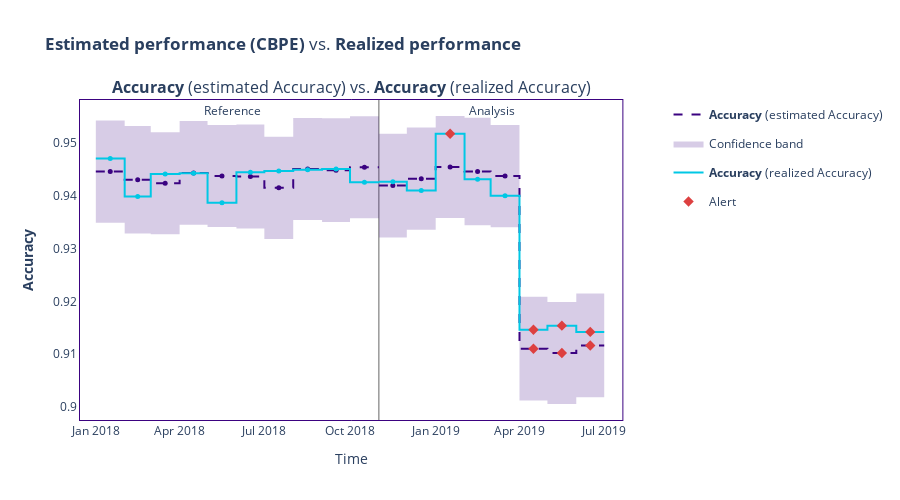
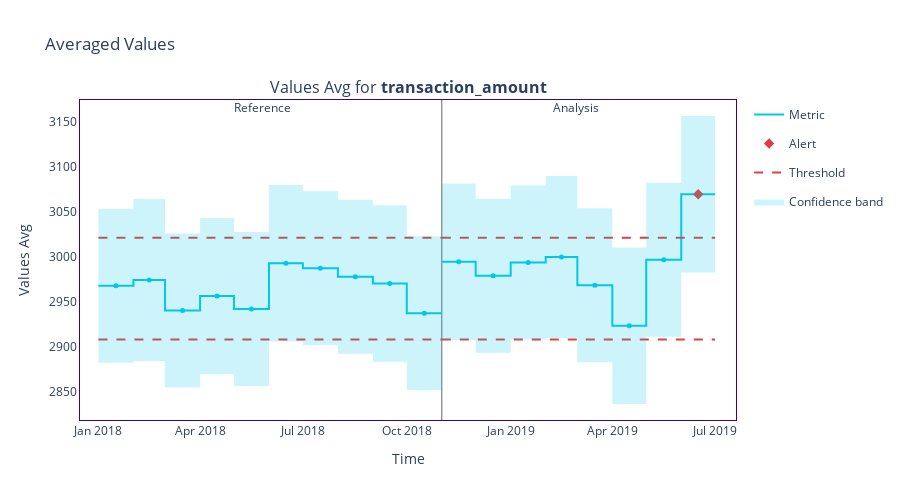

Here is the notebook cell these charts were saved with, in order:
### Code cell
# Start coding here
# Use as many cells as you need
# Import required libraries
import pandas as pd
import nannyml as nml
nml.disable_usage_logging()

reference = pd.read_csv("reference.csv")
analysis = pd.read_csv("analysis.csv")

## Identifing the months when both the estimated and realized ROC AUC of the model have alerts. Store the names of these months as lowercase strings in a list named months_with_performance_alerts. 

# Get the estimated performance using CBPE algorithm
cbpe = nml.CBPE(
    timestamp_column_name="timestamp",
    y_true="is_fraud",
    y_pred="predicted_fraud",
    y_pred_proba="predicted_fraud_proba",
    problem_type="classification_binary",
    metrics=["accuracy"],
    chunk_period="m"
)

cbpe.fit(reference)
est_results = cbpe.estimate(analysis)

# Calculate the realized performance
calculator = nml.PerformanceCalculator(
    y_true="is_fraud",
    y_pred="predicted_fraud",
    y_pred_proba="predicted_fraud_proba",
    timestamp_column_name="timestamp",
    metrics=["accuracy"],
    chunk_period="m",
    problem_type="classification_binary",
)
calculator = calculator.fit(reference)
calc_results = calculator.calculate(analysis)

# Compare the results and find the months with alerts
est_results.compare(calc_results).plot().show()
months_with_performance_alerts = ["april_2019", "may_2019", "june_2019"]
print(months_with_performance_alerts)

## Determining which alerting feature has the strongest correlation with the model’s realized performance. Store the name of this feature in a variable named highest_correlation_feature. 

features = ["time_since_login_min", "transaction_amount",
            "transaction_type", "is_first_transaction", 
            "user_tenure_months"]

# Calculate the univariate drift results
udc = nml.UnivariateDriftCalculator(
    timestamp_column_name="timestamp",
    column_names=features,
    chunk_period="m",
    continuous_methods=["kolmogorov_smirnov"],
    categorical_methods=["chi2"]
)

udc.fit(reference)
udc_results = udc.calculate(analysis)

# Use the correlation ranker
ranker = nml.CorrelationRanker()
ranker.fit(
    calc_results.filter(period="reference"))

correlation_ranked_features = ranker.rank(udc_results, calc_results)

# Find the highest correlating feature
display(correlation_ranked_features)
highest_correlation_feature = "time_since_login_min"
print(highest_correlation_feature)

## Use the summary average statistics calculator to find out what were the monthly average transactions amounts, and if there's any alert. Record this value in a variable called alert_avg_transaction_amount.

# Calculate average monthly transactions
calc = nml.SummaryStatsAvgCalculator(
    column_names=["transaction_amount"],
    chunk_period="m",
    timestamp_column_name="timestamp",
)

calc.fit(reference)
stats_avg_results = calc.calculate(analysis)

# Find the month
stats_avg_results.plot().show()
alert_avg_transaction_amount = 3069.8184
print(alert_avg_transaction_amount)

## Answer to the bonus question
"""
First, I recommend looking at the distribution plots for all features and analyzing them using this command: 
- `univariate_data_drift.filter(column_names=features).plot(kind="distribution")`

Observations:

- time_since_log_min - From April to June, the transactions made within one minute after logging in completely vanished.
- transaction_amount - In May and June, a larger number of transactions appeared. Additionally, as you discovered in the third question, the average transaction value has increased and raised an alert.

Possible explanation: 

Fraudsters may have noticed that early card transactions, when done right after logging in, often led to account blocking. As a result, they began waiting a bit longer before transferring money to their account to avoid detection. Furthermore, they tend to make a single larger transfer instead of many smaller ones, leading to an increase in the average transaction value.
"""

### Figure 1 — Plotly figure (JSON) as saved in the notebook; plotly's stock layout.template omitted (floating-point values rounded to 4 significant figures)
{"data": [{"hoverinfo": "skip", "line": {"color": "#3b0280", "dash": "dash", "shape": "hv", "width": 2}, "mode": "lines", "name": "<b>Accuracy</b> (estimated Accuracy)", "showlegend": true, "x": ["2018-01-01T00:00:00", "2018-02-01T00:00:00", "2018-03-01T00:00:00", "2018-04-01T00:00:00", "2018-05-01T00:00:00", "2018-06-01T00:00:00", "2018-07-01T00:00:00", "2018-08-01T00:00:00", "2018-09-01T00:00:00", "2018-10-01T00:00:00", "2018-10-31T23:59:59.999999"], "xaxis": "x", "y": [0.9446, 0.9431, 0.9424, 0.9443, 0.9437, 0.9437, 0.9415, 0.9451, 0.9449, 0.9454, 0.9454], "yaxis": "y", "type": "scatter"}, {"customdata": [["<b>Accuracy</b> (estimated Accuracy)", "<b style=\"color:#3b0280;line-height:60px\">Reference</b>", "2018-01", "From <b>Jan-01-2018</b> to <b>Jan-31-2018</b>", 0.9446], ["<b>Accuracy</b> (estimated Accuracy)", "<b style=\"color:#3b0280;line-height:60px\">Reference</b>", "2018-02", "From <b>Feb-01-2018</b> to <b>Feb-28-2018</b>", 0.9431], ["<b>Accuracy</b> (estimated Accuracy)", "<b style=\"color:#3b0280;line-height:60px\">Reference</b>", "2018-03", "From <b>Mar-01-2018</b> to <b>Mar-31-2018</b>", 0.9424], ["<b>Accuracy</b> (estimated Accuracy)", "<b style=\"color:#3b0280;line-height:60px\">Reference</b>", "2018-04", "From <b>Apr-01-2018</b> to <b>Apr-30-2018</b>", 0.9443], ["<b>Accuracy</b> (estimated Accuracy)", "<b style=\"color:#3b0280;line-height:60px\">Reference</b>", "2018-05", "From <b>May-01-2018</b> to <b>May-31-2018</b>", 0.9437], ["<b>Accuracy</b> (estimated Accuracy)", "<b style=\"color:#3b0280;line-height:60px\">Reference</b>", "2018-06", "From <b>Jun-01-2018</b> to <b>Jun-30-2018</b>", 0.9437], ["<b>Accuracy</b> (estimated Accuracy)", "<b style=\"color:#3b0280;line-height:60px\">Reference</b>", "2018-07", "From <b>Jul-01-2018</b> to <b>Jul-31-2018</b>", 0.9415], ["<b>Accuracy</b> (estimated Accuracy)", "<b style=\"color:#3b0280;line-height:60px\">Reference</b>", "2018-08", "From <b>Aug-01-2018</b> to <b>Aug-31-2018</b>", 0.9451], ["<b>Accuracy</b> (estimated Accuracy)", "<b style=\"color:#3b0280;line-height:60px\">Reference</b>", "2018-09", "From <b>Sep-01-2018</b> to <b>Sep-30-2018</b>", 0.9449], ["<b>Accuracy</b> (estimated Accuracy)", "<b style=\"color:#3b0280;line-height:60px\">Reference</b>", "2018-10", "From <b>Oct-01-2018</b> to <b>Oct-31-2018</b>", 0.9454]], "hovertemplate": "%{customdata[1]}<br />Chunk: <b>%{customdata[2]}</b> &nbsp; &nbsp; %{customdata[3]} <br />%{customdata[0]}: <b>%{customdata[4]}</b><br /><extra></extra>", "line": {"dash": "dash"}, "marker": {"color": "#3b0280", "size": 5, "symbol": "circle"}, "mode": "markers", "name": "<b>Accuracy</b> (estimated Accuracy)", "showlegend": false, "x": ["2018-01-16T12:00:00", "2018-02-15T00:00:00", "2018-03-16T12:00:00", "2018-04-16T00:00:00", "2018-05-16T12:00:00", "2018-06-16T00:00:00", "2018-07-16T12:00:00", "2018-08-16T12:00:00", "2018-09-16T00:00:00", "2018-10-16T11:59:59.999999"], "xaxis": "x", "y": [0.9446, 0.9431, 0.9424, 0.9443, 0.9437, 0.9437, 0.9415, 0.9451, 0.9449, 0.9454, 0.9454], "yaxis": "y", "type": "scatter"}, {"hoverinfo": "skip", "line": {"color": "rgba(0,0,0,0)", "dash": "dash", "shape": "hv"}, "mode": "lines", "name": "Confidence band", "showlegend": false, "x": ["2018-01-01T00:00:00", "2018-02-01T00:00:00", "2018-03-01T00:00:00", "2018-04-01T00:00:00", "2018-05-01T00:00:00", "2018-06-01T00:00:00", "2018-07-01T00:00:00", "2018-08-01T00:00:00", "2018-09-01T00:00:00", "2018-10-01T00:00:00", "2018-10-31T23:59:59.999999"], "xaxis": "x", "y": [0.9543, 0.9532, 0.952, 0.9542, 0.9534, 0.9535, 0.9512, 0.9548, 0.9547, 0.9551, 0.9551], "yaxis": "y", "type": "scatter"}, {"fill": "tonexty", "fillcolor": "rgba(0.23137254901960785, 0.00784313725490196, 0.5019607843137255, 0.2)", "hoverinfo": "skip", "line": {"color": "rgba(0,0,0,0)", "dash": "dash", "shape": "hv"}, "mode": "lines", "name": "Confidence band", "showlegend": true, "x": ["2018-01-01T00:00:00", "2018-02-01T00:00:00", "2018-03-01T00:00:00", "2018-04-01T00:00:00", "2018-05-01T00:00:00", "2018-06-01T00:00:00", "2018-07-01T00:00:00", "2018-08-01T00:00:00", "2018-09-01T00:00:00", "2018-10-01T00:00:00", "2018-10-31T23:59:59.999999"], "xaxis": "x", "y": [0.9349, 0.9329, 0.9327, 0.9345, 0.9341, 0.9338, 0.9318, 0.9354, 0.935, 0.9357, 0.9357], "yaxis": "y", "type": "scatter"}, {"hoverinfo": "skip", "line": {"color": "#00c8e5", "shape": "hv", "width": 2}, "mode": "lines", "name": "<b>Accuracy</b> (realized Accuracy)", "showlegend": true, "x": ["2018-01-01T00:00:00", "2018-02-01T00:00:00", "2018-03-01T00:00:00", "2018-04-01T00:00:00", "2018-05-01T00:00:00", "2018-06-01T00:00:00", "2018-07-01T00:00:00", "2018-08-01T00:00:00", "2018-09-01T00:00:00", "2018-10-01T00:00:00", "2018-10-31T23:59:59.999999"], "xaxis": "x", "y": [0.9471, 0.9399, 0.9441, 0.9443, 0.9387, 0.9445, 0.9447, 0.9449, 0.9451, 0.9426, 0.9426], "yaxis": "y", "type": "scatter"}, {"customdata": [["<b>Accuracy</b>", "<b style=\"color:#00c8e5;line-height:60px\">Reference</b>", "2018-01", "From <b>Jan-01-2018</b> to <b>Jan-31-2018</b>", 0.9471], ["<b>Accuracy</b>", "<b style=\"color:#00c8e5;line-height:60px\">Reference</b>", "2018-02", "From <b>Feb-01-2018</b> to <b>Feb-28-2018</b>", 0.9399], ["<b>Accuracy</b>", "<b style=\"color:#00c8e5;line-height:60px\">Reference</b>", "2018-03", "From <b>Mar-01-2018</b> to <b>Mar-31-2018</b>", 0.9441], ["<b>Accuracy</b>", "<b style=\"color:#00c8e5;line-height:60px\">Reference</b>", "2018-04", "From <b>Apr-01-2018</b> to <b>Apr-30-2018</b>", 0.9443], ["<b>Accuracy</b>", "<b style=\"color:#00c8e5;line-height:60px\">Reference</b>", "2018-05", "From <b>May-01-2018</b> to <b>May-31-2018</b>", 0.9387], ["<b>Accuracy</b>", "<b style=\"color:#00c8e5;line-height:60px\">Reference</b>", "2018-06", "From <b>Jun-01-2018</b> to <b>Jun-30-2018</b>", 0.9445], ["<b>Accuracy</b>", "<b style=\"color:#00c8e5;line-height:60px\">Reference</b>", "2018-07", "From <b>Jul-01-2018</b> to <b>Jul-31-2018</b>", 0.9447], ["<b>Accuracy</b>", "<b style=\"color:#00c8e5;line-height:60px\">Reference</b>", "2018-08", "From <b>Aug-01-2018</b> to <b>Aug-31-2018</b>", 0.9449], ["<b>Accuracy</b>", "<b style=\"color:#00c8e5;line-height:60px\">Reference</b>", "2018-09", "From <b>Sep-01-2018</b> to <b>Sep-30-2018</b>", 0.9451], ["<b>Accuracy</b>", "<b style=\"color:#00c8e5;line-height:60px\">Reference</b>", "2018-10", "From <b>Oct-01-2018</b> to <b>Oct-31-2018</b>", 0.9426]], "hovertemplate": "%{customdata[1]}<br />Chunk: <b>%{customdata[2]}</b> &nbsp; &nbsp; %{customdata[3]} <br />%{customdata[0]}: <b>%{customdata[4]}</b><br /><extra></extra>", "marker": {"color": "#00c8e5", "size": 5, "symbol": "circle"}, "mode": "markers", "name": "<b>Accuracy</b> (realized Accuracy)", "showlegend": false, "x": ["2018-01-16T12:00:00", "2018-02-15T00:00:00", "2018-03-16T12:00:00", "2018-04-16T00:00:00", "2018-05-16T12:00:00", "2018-06-16T00:00:00", "2018-07-16T12:00:00", "2018-08-16T12:00:00", "2018-09-16T00:00:00", "2018-10-16T11:59:59.999999"], "xaxis": "x", "y": [0.9471, 0.9399, 0.9441, 0.9443, 0.9387, 0.9445, 0.9447, 0.9449, 0.9451, 0.9426, 0.9426], "yaxis": "y", "type": "scatter"}, {"hoverinfo": "skip", "line": {"color": "#3b0280", "dash": "dash", "shape": "hv", "width": 2}, "mode": "lines", "name": "<b>Accuracy</b> (estimated Accuracy)", "showlegend": false, "x": ["2018-11-01T00:00:00", "2018-12-01T00:00:00", "2019-01-01T00:00:00", "2019-02-01T00:00:00", "2019-03-01T00:00:00", "2019-04-01T00:00:00", "2019-05-01T00:00:00", "2019-06-01T00:00:00", "2019-06-30T23:59:59.999999"], "xaxis": "x", "y": [0.9419, 0.9433, 0.9455, 0.9446, 0.9437, 0.911, 0.9102, 0.9117, 0.9117], "yaxis": "y", "type": "scatter"}, {"customdata": [["<b>Accuracy</b> (estimated Accuracy)", "<b style=\"color:#3b0280;line-height:60px\">Analysis</b>", "", "2018-11", "From <b>Nov-01-2018</b> to <b>Nov-30-2018</b>", 0.9419], ["<b>Accuracy</b> (estimated Accuracy)", "<b style=\"color:#3b0280;line-height:60px\">Analysis</b>", "", "2018-12", "From <b>Dec-01-2018</b> to <b>Dec-31-2018</b>", 0.9433], ["<b>Accuracy</b> (estimated Accuracy)", "<b style=\"color:#3b0280;line-height:60px\">Analysis</b>", "", "2019-01", "From <b>Jan-01-2019</b> to <b>Jan-31-2019</b>", 0.9455], ["<b>Accuracy</b> (estimated Accuracy)", "<b style=\"color:#3b0280;line-height:60px\">Analysis</b>", "", "2019-02", "From <b>Feb-01-2019</b> to <b>Feb-28-2019</b>", 0.9446], ["<b>Accuracy</b> (estimated Accuracy)", "<b style=\"color:#3b0280;line-height:60px\">Analysis</b>", "", "2019-03", "From <b>Mar-01-2019</b> to <b>Mar-31-2019</b>", 0.9437], ["<b>Accuracy</b> (estimated Accuracy)", "<b style=\"color:#3b0280;line-height:60px\">Analysis</b>", "<span style=\"color:#AD0000\">⚠ <b>Drift detected</b></span>", "2019-04", "From <b>Apr-01-2019</b> to <b>Apr-30-2019</b>", 0.911], ["<b>Accuracy</b> (estimated Accuracy)", "<b style=\"color:#3b0280;line-height:60px\">Analysis</b>", "<span style=\"color:#AD0000\">⚠ <b>Drift detected</b></span>", "2019-05", "From <b>May-01-2019</b> to <b>May-31-2019</b>", 0.9102], ["<b>Accuracy</b> (estimated Accuracy)", "<b style=\"color:#3b0280;line-height:60px\">Analysis</b>", "<span style=\"color:#AD0000\">⚠ <b>Drift detected</b></span>", "2019-06", "From <b>Jun-01-2019</b> to <b>Jun-30-2019</b>", 0.9117]], "hovertemplate": "%{customdata[1]} &nbsp; &nbsp; %{customdata[2]} <br />Chunk: <b>%{customdata[3]}</b> &nbsp; &nbsp; %{customdata[4]} <br />%{customdata[0]}: <b>%{customdata[5]}</b><br /><extra></extra>", "line": {"dash": "dash"}, "marker": {"color": "#3b0280", "size": 5, "symbol": "circle"}, "mode": "markers", "name": "<b>Accuracy</b> (estimated Accuracy)", "showlegend": false, "x": ["2018-11-16T00:00:00", "2018-12-16T12:00:00", "2019-01-16T12:00:00", "2019-02-15T00:00:00", "2019-03-16T12:00:00", "2019-04-16T00:00:00", "2019-05-16T12:00:00", "2019-06-15T23:59:59.999999"], "xaxis": "x", "y": [0.9419, 0.9433, 0.9455, 0.9446, 0.9437, 0.911, 0.9102, 0.9117, 0.9117], "yaxis": "y", "type": "scatter"}, {"hoverinfo": "skip", "line": {"color": "rgba(0,0,0,0)", "shape": "hv"}, "mode": "lines", "name": "Confidence band", "showlegend": false, "x": ["2018-11-01T00:00:00", "2018-12-01T00:00:00", "2019-01-01T00:00:00", "2019-02-01T00:00:00", "2019-03-01T00:00:00", "2019-04-01T00:00:00", "2019-05-01T00:00:00", "2019-06-01T00:00:00", "2019-06-30T23:59:59.999999"], "xaxis": "x", "y": [0.9518, 0.9529, 0.9551, 0.9548, 0.9534, 0.9209, 0.9199, 0.9215, 0.9215], "yaxis": "y", "type": "scatter"}, {"fill": "tonexty", "fillcolor": "rgba(0.23137254901960785, 0.00784313725490196, 0.5019607843137255, 0.2)", "hoverinfo": "skip", "line": {"color": "rgba(0,0,0,0)", "shape": "hv"}, "mode": "lines", "name": "Confidence band", "showlegend": false, "x": ["2018-11-01T00:00:00", "2018-12-01T00:00:00", "2019-01-01T00:00:00", "2019-02-01T00:00:00", "2019-03-01T00:00:00", "2019-04-01T00:00:00", "2019-05-01T00:00:00", "2019-06-01T00:00:00", "2019-06-30T23:59:59.999999"], "xaxis": "x", "y": [0.9321, 0.9336, 0.9358, 0.9344, 0.9341, 0.9012, 0.9006, 0.9018, 0.9018], "yaxis": "y", "type": "scatter"}, {"hoverinfo": "skip", "line": {"color": "#00c8e5", "shape": "hv", "width": 2}, "mode": "lines", "name": "<b>Accuracy</b> (realized Accuracy)", "showlegend": false, "x": ["2018-11-01T00:00:00", "2018-12-01T00:00:00", "2019-01-01T00:00:00", "2019-02-01T00:00:00", "2019-03-01T00:00:00", "2019-04-01T00:00:00", "2019-05-01T00:00:00", "2019-06-01T00:00:00", "2019-06-30T23:59:59.999999"], "xaxis": "x", "y": [0.9427, 0.941, 0.9518, 0.9431, 0.94, 0.9146, 0.9154, 0.9142, 0.9142], "yaxis": "y", "type": "scatter"}, {"customdata": [["<b>Accuracy</b>", "<b style=\"color:#00c8e5;line-height:60px\">Analysis</b>", "", "2018-11", "From <b>Nov-01-2018</b> to <b>Nov-30-2018</b>", 0.9427], ["<b>Accuracy</b>", "<b style=\"color:#00c8e5;line-height:60px\">Analysis</b>", "", "2018-12", "From <b>Dec-01-2018</b> to <b>Dec-31-2018</b>", 0.941], ["<b>Accuracy</b>", "<b style=\"color:#00c8e5;line-height:60px\">Analysis</b>", "<span style=\"color:#AD0000\">⚠ <b>Drift detected</b></span>", "2019-01", "From <b>Jan-01-2019</b> to <b>Jan-31-2019</b>", 0.9518], ["<b>Accuracy</b>", "<b style=\"color:#00c8e5;line-height:60px\">Analysis</b>", "", "2019-02", "From <b>Feb-01-2019</b> to <b>Feb-28-2019</b>", 0.9431], ["<b>Accuracy</b>", "<b style=\"color:#00c8e5;line-height:60px\">Analysis</b>", "", "2019-03", "From <b>Mar-01-2019</b> to <b>Mar-31-2019</b>", 0.94], ["<b>Accuracy</b>", "<b style=\"color:#00c8e5;line-height:60px\">Analysis</b>", "<span style=\"color:#AD0000\">⚠ <b>Drift detected</b></span>", "2019-04", "From <b>Apr-01-2019</b> to <b>Apr-30-2019</b>", 0.9146], ["<b>Accuracy</b>", "<b style=\"color:#00c8e5;line-height:60px\">Analysis</b>", "<span style=\"color:#AD0000\">⚠ <b>Drift detected</b></span>", "2019-05", "From <b>May-01-2019</b> to <b>May-31-2019</b>", 0.9154], ["<b>Accuracy</b>", "<b style=\"color:#00c8e5;line-height:60px\">Analysis</b>", "<span style=\"color:#AD0000\">⚠ <b>Drift detected</b></span>", "2019-06", "From <b>Jun-01-2019</b> to <b>Jun-30-2019</b>", 0.9142]], "hovertemplate": "%{customdata[1]} &nbsp; &nbsp; %{customdata[2]} <br />Chunk: <b>%{customdata[3]}</b> &nbsp; &nbsp; %{customdata[4]} <br />%{customdata[0]}: <b>%{customdata[5]}</b><br /><extra></extra>", "marker": {"color": "#00c8e5", "size": 5, "symbol": "circle"}, "mode": "markers", "name": "<b>Accuracy</b> (realized Accuracy)", "showlegend": false, "x": ["2018-11-16T00:00:00", "2018-12-16T12:00:00", "2019-01-16T12:00:00", "2019-02-15T00:00:00", "2019-03-16T12:00:00", "2019-04-16T00:00:00", "2019-05-16T12:00:00", "2019-06-15T23:59:59.999999"], "xaxis": "x", "y": [0.9427, 0.941, 0.9518, 0.9431, 0.94, 0.9146, 0.9154, 0.9142, 0.9142], "yaxis": "y", "type": "scatter"}, {"hoverinfo": "skip", "legendgroup": "alert", "marker": {"color": "#DD4040", "size": 8, "symbol": "diamond"}, "mode": "markers", "name": "Alert", "showlegend": true, "x": ["2019-04-16T00:00:00", "2019-05-16T12:00:00", "2019-06-15T23:59:59.999999"], "xaxis": "x", "y": [0.911, 0.9102, 0.9117], "yaxis": "y", "type": "scatter"}, {"hoverinfo": "skip", "legendgroup": "alert", "marker": {"color": "#DD4040", "size": 8, "symbol": "diamond"}, "mode": "markers", "name": "Alert", "showlegend": false, "x": ["2019-01-16T12:00:00", "2019-04-16T00:00:00", "2019-05-16T12:00:00", "2019-06-15T23:59:59.999999"], "xaxis": "x", "y": [0.9518, 0.9146, 0.9154, 0.9142], "yaxis": "y", "type": "scatter"}], "layout": {"height": 500, "hoverlabel": {"bgcolor": "white", "font": {"size": 14}}, "legend": {"itemclick": false, "itemdoubleclick": false, "traceorder": "grouped"}, "paper_bgcolor": "rgba(255,255,255,1)", "plot_bgcolor": "rgba(255,255,255,1)", "title": {"text": "<b>Estimated performance (CBPE)</b> vs. <b>Realized performance</b>"}, "xaxis": {"linecolor": "#3b0280", "mirror": true, "showgrid": false, "title": {"text": "Time"}, "zeroline": false, "anchor": "y", "domain": [0, 0.94], "matches": "x"}, "yaxis": {"linecolor": "#3b0280", "mirror": true, "showgrid": false, "title": {"text": "<b>Accuracy</b>"}, "zeroline": false, "anchor": "x", "domain": [0, 1]}, "yaxis2": {"anchor": "x", "overlaying": "y", "side": "right", "title": {"text": "Comparison"}, "linecolor": "#3b0280", "showgrid": false, "mirror": true, "zeroline": false}, "annotations": [{"font": {"size": 16}, "showarrow": false, "text": "<b>Accuracy</b> (estimated Accuracy) vs. <b>Accuracy</b> (realized Accuracy)", "x": 0.47, "xanchor": "center", "xref": "paper", "y": 1, "yanchor": "bottom", "yref": "paper"}, {"showarrow": false, "text": "Reference", "x": "2018-05-17T00:00:00", "xshift": 10, "y": 1, "yref": "paper"}, {"showarrow": false, "text": "Analysis", "x": "2019-02-14T21:00:00", "xshift": 15, "y": 1, "yref": "paper"}], "shapes": [{"layer": "below", "line": {"color": "#666666", "width": 1}, "type": "line", "x0": "2018-11-01T00:00:00", "x1": "2018-11-01T00:00:00", "xref": "x", "y0": 0, "y1": 1, "yref": "y domain"}]}}

### Figure 2 — Plotly figure (JSON) as saved in the notebook; plotly's stock layout.template omitted (floating-point values rounded to 4 significant figures)
{"data": [{"hoverinfo": "skip", "legendgroup": "metric_reference", "line": {"color": "#00c8e5", "shape": "hv", "width": 2}, "mode": "lines", "name": "Metric", "showlegend": true, "x": ["2018-01-01T00:00:00", "2018-02-01T00:00:00", "2018-03-01T00:00:00", "2018-04-01T00:00:00", "2018-05-01T00:00:00", "2018-06-01T00:00:00", "2018-07-01T00:00:00", "2018-08-01T00:00:00", "2018-09-01T00:00:00", "2018-10-01T00:00:00", "2018-10-31T23:59:59.999999"], "y": [2968.0, 2974.0, 2941.0, 2957.0, 2942.0, 2993.0, 2988.0, 2978.0, 2971.0, 2937.0, 2937.0], "type": "scatter", "xaxis": "x", "yaxis": "y"}, {"customdata": [["Values Avg for <b>transaction_amount</b>", "<b style=\"color:#00c8e5;line-height:60px\">Reference</b>", "", "2018-01", "From <b>Jan-01-2018</b> to <b>Jan-31-2018</b>", 2968.0, 85.5], ["Values Avg for <b>transaction_amount</b>", "<b style=\"color:#00c8e5;line-height:60px\">Reference</b>", "", "2018-02", "From <b>Feb-01-2018</b> to <b>Feb-28-2018</b>", 2974.0, 89.96], ["Values Avg for <b>transaction_amount</b>", "<b style=\"color:#00c8e5;line-height:60px\">Reference</b>", "", "2018-03", "From <b>Mar-01-2018</b> to <b>Mar-31-2018</b>", 2941.0, 85.51], ["Values Avg for <b>transaction_amount</b>", "<b style=\"color:#00c8e5;line-height:60px\">Reference</b>", "", "2018-04", "From <b>Apr-01-2018</b> to <b>Apr-30-2018</b>", 2957.0, 86.91], ["Values Avg for <b>transaction_amount</b>", "<b style=\"color:#00c8e5;line-height:60px\">Reference</b>", "", "2018-05", "From <b>May-01-2018</b> to <b>May-31-2018</b>", 2942.0, 85.5], ["Values Avg for <b>transaction_amount</b>", "<b style=\"color:#00c8e5;line-height:60px\">Reference</b>", "", "2018-06", "From <b>Jun-01-2018</b> to <b>Jun-30-2018</b>", 2993.0, 86.92], ["Values Avg for <b>transaction_amount</b>", "<b style=\"color:#00c8e5;line-height:60px\">Reference</b>", "", "2018-07", "From <b>Jul-01-2018</b> to <b>Jul-31-2018</b>", 2988.0, 85.5], ["Values Avg for <b>transaction_amount</b>", "<b style=\"color:#00c8e5;line-height:60px\">Reference</b>", "", "2018-08", "From <b>Aug-01-2018</b> to <b>Aug-31-2018</b>", 2978.0, 85.5], ["Values Avg for <b>transaction_amount</b>", "<b style=\"color:#00c8e5;line-height:60px\">Reference</b>", "", "2018-09", "From <b>Sep-01-2018</b> to <b>Sep-30-2018</b>", 2971.0, 86.92], ["Values Avg for <b>transaction_amount</b>", "<b style=\"color:#00c8e5;line-height:60px\">Reference</b>", "", "2018-10", "From <b>Oct-01-2018</b> to <b>Oct-31-2018</b>", 2937.0, 85.5]], "hovertemplate": "%{customdata[1]} &nbsp; &nbsp; %{customdata[2]} <br />Chunk: <b>%{customdata[3]}</b> &nbsp; &nbsp; %{customdata[4]} <br />%{customdata[0]}: <b>%{customdata[5]}</b><br />Confidence band: +/- <b>%{customdata[6]}</b><br /><extra></extra>", "legendgroup": "metric_reference", "marker": {"color": "#00c8e5", "size": 5, "symbol": "circle"}, "mode": "markers", "name": "Metric", "showlegend": false, "x": ["2018-01-16T12:00:00", "2018-02-15T00:00:00", "2018-03-16T12:00:00", "2018-04-16T00:00:00", "2018-05-16T12:00:00", "2018-06-16T00:00:00", "2018-07-16T12:00:00", "2018-08-16T12:00:00", "2018-09-16T00:00:00", "2018-10-16T11:59:59.999999"], "y": [2968.0, 2974.0, 2941.0, 2957.0, 2942.0, 2993.0, 2988.0, 2978.0, 2971.0, 2937.0, 2937.0], "type": "scatter", "xaxis": "x", "yaxis": "y"}, {"hoverinfo": "skip", "legendgroup": "metric_analysis", "line": {"color": "#00c8e5", "shape": "hv", "width": 2}, "mode": "lines", "name": "Metric", "showlegend": false, "x": ["2018-11-01T00:00:00", "2018-12-01T00:00:00", "2019-01-01T00:00:00", "2019-02-01T00:00:00", "2019-03-01T00:00:00", "2019-04-01T00:00:00", "2019-05-01T00:00:00", "2019-06-01T00:00:00", "2019-06-30T23:59:59.999999"], "y": [2995.0, 2979.0, 2994.0, 3000.0, 2969.0, 2924.0, 2997.0, 3070.0, 3070.0], "type": "scatter", "xaxis": "x", "yaxis": "y"}, {"customdata": [["Values Avg for <b>transaction_amount</b>", "<b style=\"color:#3b0280;line-height:60px\">Analysis</b>", "", "2018-11", "From <b>Nov-01-2018</b> to <b>Nov-30-2018</b>", 2995.0, 86.91], ["Values Avg for <b>transaction_amount</b>", "<b style=\"color:#3b0280;line-height:60px\">Analysis</b>", "", "2018-12", "From <b>Dec-01-2018</b> to <b>Dec-31-2018</b>", 2979.0, 85.51], ["Values Avg for <b>transaction_amount</b>", "<b style=\"color:#3b0280;line-height:60px\">Analysis</b>", "", "2019-01", "From <b>Jan-01-2019</b> to <b>Jan-31-2019</b>", 2994.0, 85.5], ["Values Avg for <b>transaction_amount</b>", "<b style=\"color:#3b0280;line-height:60px\">Analysis</b>", "", "2019-02", "From <b>Feb-01-2019</b> to <b>Feb-28-2019</b>", 3000.0, 89.97], ["Values Avg for <b>transaction_amount</b>", "<b style=\"color:#3b0280;line-height:60px\">Analysis</b>", "", "2019-03", "From <b>Mar-01-2019</b> to <b>Mar-31-2019</b>", 2969.0, 85.5], ["Values Avg for <b>transaction_amount</b>", "<b style=\"color:#3b0280;line-height:60px\">Analysis</b>", "", "2019-04", "From <b>Apr-01-2019</b> to <b>Apr-30-2019</b>", 2924.0, 86.91], ["Values Avg for <b>transaction_amount</b>", "<b style=\"color:#3b0280;line-height:60px\">Analysis</b>", "", "2019-05", "From <b>May-01-2019</b> to <b>May-31-2019</b>", 2997.0, 85.51], ["Values Avg for <b>transaction_amount</b>", "<b style=\"color:#3b0280;line-height:60px\">Analysis</b>", "<span style=\"color:#AD0000\">⚠ <b>Drift detected</b></span>", "2019-06", "From <b>Jun-01-2019</b> to <b>Jun-30-2019</b>", 3070.0, 86.91]], "hovertemplate": "%{customdata[1]} &nbsp; &nbsp; %{customdata[2]} <br />Chunk: <b>%{customdata[3]}</b> &nbsp; &nbsp; %{customdata[4]} <br />%{customdata[0]}: <b>%{customdata[5]}</b><br />Confidence band: +/- <b>%{customdata[6]}</b><br /><extra></extra>", "legendgroup": "metric_analysis", "marker": {"color": "#00c8e5", "size": 5, "symbol": "circle"}, "mode": "markers", "name": "Metric", "showlegend": false, "x": ["2018-11-16T00:00:00", "2018-12-16T12:00:00", "2019-01-16T12:00:00", "2019-02-15T00:00:00", "2019-03-16T12:00:00", "2019-04-16T00:00:00", "2019-05-16T12:00:00", "2019-06-15T23:59:59.999999"], "y": [2995.0, 2979.0, 2994.0, 3000.0, 2969.0, 2924.0, 2997.0, 3070.0, 3070.0], "type": "scatter", "xaxis": "x", "yaxis": "y"}, {"hoverinfo": "skip", "legendgroup": "alert", "marker": {"color": "#DD4040", "size": 8, "symbol": "diamond"}, "mode": "markers", "name": "Alert", "showlegend": true, "x": ["2019-06-15T23:59:59.999999"], "y": [3070.0], "type": "scatter", "xaxis": "x", "yaxis": "y"}, {"hoverinfo": "skip", "legendgroup": "thresh", "line": {"color": "#DD4040", "dash": "dash", "width": 2}, "mode": "lines", "name": "Threshold", "showlegend": true, "x": ["2018-01-01T00:00:00", "2018-02-01T00:00:00", "2018-03-01T00:00:00", "2018-04-01T00:00:00", "2018-05-01T00:00:00", "2018-06-01T00:00:00", "2018-07-01T00:00:00", "2018-08-01T00:00:00", "2018-09-01T00:00:00", "2018-10-01T00:00:00", "2018-10-31T23:59:59.999999"], "y": [3021.0, 3021.0, 3021.0, 3021.0, 3021.0, 3021.0, 3021.0, 3021.0, 3021.0, 3021.0, 3021.0], "type": "scatter", "xaxis": "x", "yaxis": "y"}, {"hoverinfo": "skip", "legendgroup": "thresh", "line": {"color": "#DD4040", "dash": "dash", "width": 2}, "mode": "lines", "name": "Threshold", "showlegend": false, "x": ["2018-01-01T00:00:00", "2018-02-01T00:00:00", "2018-03-01T00:00:00", "2018-04-01T00:00:00", "2018-05-01T00:00:00", "2018-06-01T00:00:00", "2018-07-01T00:00:00", "2018-08-01T00:00:00", "2018-09-01T00:00:00", "2018-10-01T00:00:00", "2018-10-31T23:59:59.999999"], "y": [2908.0, 2908.0, 2908.0, 2908.0, 2908.0, 2908.0, 2908.0, 2908.0, 2908.0, 2908.0, 2908.0], "type": "scatter", "xaxis": "x", "yaxis": "y"}, {"hoverinfo": "skip", "legendgroup": "thresh", "line": {"color": "#DD4040", "dash": "dash", "width": 2}, "mode": "lines", "name": "Threshold", "showlegend": false, "x": ["2018-11-01T00:00:00", "2018-12-01T00:00:00", "2019-01-01T00:00:00", "2019-02-01T00:00:00", "2019-03-01T00:00:00", "2019-04-01T00:00:00", "2019-05-01T00:00:00", "2019-06-01T00:00:00", "2019-06-30T23:59:59.999999"], "y": [3021.0, 3021.0, 3021.0, 3021.0, 3021.0, 3021.0, 3021.0, 3021.0, 3021.0], "type": "scatter", "xaxis": "x", "yaxis": "y"}, {"hoverinfo": "skip", "legendgroup": "thresh", "line": {"color": "#DD4040", "dash": "dash", "width": 2}, "mode": "lines", "name": "Threshold", "showlegend": false, "x": ["2018-11-01T00:00:00", "2018-12-01T00:00:00", "2019-01-01T00:00:00", "2019-02-01T00:00:00", "2019-03-01T00:00:00", "2019-04-01T00:00:00", "2019-05-01T00:00:00", "2019-06-01T00:00:00", "2019-06-30T23:59:59.999999"], "y": [2908.0, 2908.0, 2908.0, 2908.0, 2908.0, 2908.0, 2908.0, 2908.0, 2908.0], "type": "scatter", "xaxis": "x", "yaxis": "y"}, {"hoverinfo": "skip", "line": {"color": "rgba(0,0,0,0)", "shape": "hv"}, "mode": "lines", "name": "Confidence band", "showlegend": false, "x": ["2018-01-01T00:00:00", "2018-02-01T00:00:00", "2018-03-01T00:00:00", "2018-04-01T00:00:00", "2018-05-01T00:00:00", "2018-06-01T00:00:00", "2018-07-01T00:00:00", "2018-08-01T00:00:00", "2018-09-01T00:00:00", "2018-10-01T00:00:00", "2018-10-31T23:59:59.999999"], "y": [3054.0, 3064.0, 3026.0, 3044.0, 3028.0, 3080.0, 3073.0, 3064.0, 3058.0, 3023.0, 3023.0], "type": "scatter", "xaxis": "x", "yaxis": "y"}, {"fill": "tonexty", "fillcolor": "rgba(0.0, 0.7843137254901961, 0.8980392156862745, 0.2)", "hoverinfo": "skip", "line": {"color": "rgba(0,0,0,0)", "shape": "hv"}, "mode": "lines", "name": "Confidence band", "showlegend": true, "x": ["2018-01-01T00:00:00", "2018-02-01T00:00:00", "2018-03-01T00:00:00", "2018-04-01T00:00:00", "2018-05-01T00:00:00", "2018-06-01T00:00:00", "2018-07-01T00:00:00", "2018-08-01T00:00:00", "2018-09-01T00:00:00", "2018-10-01T00:00:00", "2018-10-31T23:59:59.999999"], "y": [2883.0, 2884.0, 2855.0, 2870.0, 2857.0, 2906.0, 2902.0, 2893.0, 2884.0, 2852.0, 2852.0], "type": "scatter", "xaxis": "x", "yaxis": "y"}, {"hoverinfo": "skip", "line": {"color": "rgba(0,0,0,0)", "shape": "hv"}, "mode": "lines", "name": "Confidence band", "showlegend": false, "x": ["2018-11-01T00:00:00", "2018-12-01T00:00:00", "2019-01-01T00:00:00", "2019-02-01T00:00:00", "2019-03-01T00:00:00", "2019-04-01T00:00:00", "2019-05-01T00:00:00", "2019-06-01T00:00:00", "2019-06-30T23:59:59.999999"], "y": [3082.0, 3065.0, 3079.0, 3090.0, 3054.0, 3011.0, 3082.0, 3157.0, 3157.0], "type": "scatter", "xaxis": "x", "yaxis": "y"}, {"fill": "tonexty", "fillcolor": "rgba(0.0, 0.7843137254901961, 0.8980392156862745, 0.2)", "hoverinfo": "skip", "line": {"color": "rgba(0,0,0,0)", "shape": "hv"}, "mode": "lines", "name": "Confidence band", "showlegend": false, "x": ["2018-11-01T00:00:00", "2018-12-01T00:00:00", "2019-01-01T00:00:00", "2019-02-01T00:00:00", "2019-03-01T00:00:00", "2019-04-01T00:00:00", "2019-05-01T00:00:00", "2019-06-01T00:00:00", "2019-06-30T23:59:59.999999"], "y": [2908.0, 2894.0, 2908.0, 2910.0, 2883.0, 2837.0, 2911.0, 2983.0, 2983.0], "type": "scatter", "xaxis": "x", "yaxis": "y"}], "layout": {"height": 500, "hoverlabel": {"bgcolor": "white", "font": {"size": 14}}, "legend": {"itemclick": false, "itemdoubleclick": false, "traceorder": "grouped"}, "paper_bgcolor": "rgba(255,255,255,1)", "plot_bgcolor": "rgba(255,255,255,1)", "title": {"text": "Averaged Values "}, "xaxis": {"linecolor": "#3b0280", "mirror": true, "showgrid": false, "title": {"text": "Time"}, "zeroline": false, "anchor": "y", "domain": [0, 1], "matches": "x"}, "yaxis": {"linecolor": "#3b0280", "mirror": true, "showgrid": false, "title": {"text": "Values Avg"}, "zeroline": false, "anchor": "x", "domain": [0, 1]}, "annotations": [{"font": {"size": 16}, "showarrow": false, "text": "Values Avg for <b>transaction_amount</b>", "x": 0.5, "xanchor": "center", "xref": "paper", "y": 1, "yanchor": "bottom", "yref": "paper"}, {"showarrow": false, "text": "Reference", "x": "2018-05-17T00:00:00", "xref": "x", "xshift": 10, "y": 1.01, "yref": "y domain"}, {"showarrow": false, "text": "Analysis", "x": "2019-02-14T21:00:00", "xref": "x", "xshift": 15, "y": 1.01, "yref": "y domain"}], "shapes": [{"layer": "below", "line": {"color": "#666666", "width": 1}, "type": "line", "x0": "2018-11-01T00:00:00", "x1": "2018-11-01T00:00:00", "xref": "x", "y0": 0, "y1": 1, "yref": "y domain"}]}}
